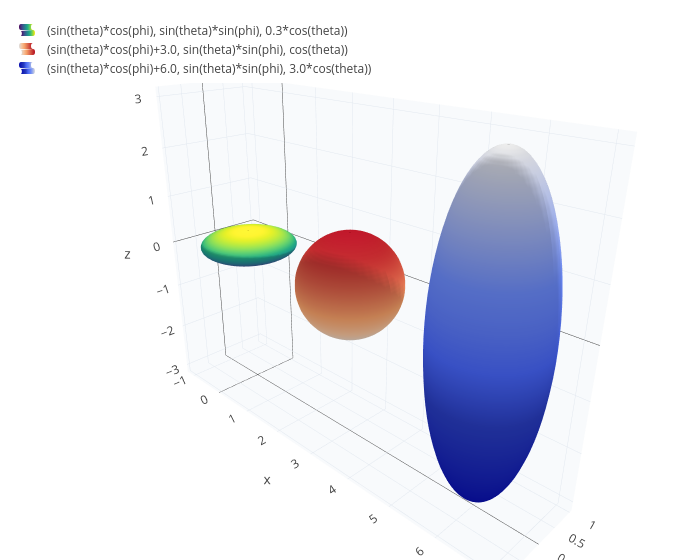

Here is the notebook cell this chart was saved with:
### Code cell
flat = surface(sin(theta)*cos(phi), sin(theta)*sin(phi), 0.3*cos(theta), theta, 0, pi, phi, 0, 2*pi);
round = surface(sin(theta)*cos(phi) + 3, sin(theta)*sin(phi), cos(theta), theta, 0, pi, phi, 0, 2*pi);
long = surface(sin(theta)*cos(phi) + 6, sin(theta)*sin(phi), 3*cos(theta), theta, 0, pi, phi, 0, 2*pi);
show(flat, round, long)

### Figure 1 — Plotly figure (JSON) as saved in the notebook; plotly's stock layout.template omitted (floating-point values rounded to 4 significant figures; data arrays with more than 128 entries replaced by an {"elided": "..."} marker saying what was removed)
{"data": [{"colorscale": "Viridis", "name": "(sin(theta)*cos(phi), sin(theta)*sin(phi), 0.3*cos(theta))", "opacity": 1, "showlegend": true, "showscale": false, "type": "surface", "x": {"elided": "41x41 float values"}, "y": {"elided": "41x41 float values"}, "z": {"elided": "41x41 float values"}}, {"colorscale": "Reds", "name": "(sin(theta)*cos(phi)+3.0, sin(theta)*sin(phi), cos(theta))", "opacity": 1, "showlegend": true, "showscale": false, "type": "surface", "x": {"elided": "41x41 float values"}, "y": {"elided": "41x41 float values"}, "z": {"elided": "41x41 float values"}}, {"colorscale": "Blues", "name": "(sin(theta)*cos(phi)+6.0, sin(theta)*sin(phi), 3.0*cos(theta))", "opacity": 1, "showlegend": true, "showscale": false, "type": "surface", "x": {"elided": "41x41 float values"}, "y": {"elided": "41x41 float values"}, "z": {"elided": "41x41 float values"}}], "layout": {"height": 560, "legend": {"x": 0.01, "y": 0.99}, "margin": {"b": 0, "l": 0, "r": 0, "t": 10}, "scene": {"aspectmode": "data", "camera": {"eye": {"x": 1.6, "y": -1.6, "z": 1.0}}, "xaxis": {"backgroundcolor": "#f8fafc", "gridcolor": "#e2e8f0", "showbackground": true, "title": {"text": "x"}}, "yaxis": {"backgroundcolor": "#f8fafc", "gridcolor": "#e2e8f0", "showbackground": true, "title": {"text": "y"}}, "zaxis": {"backgroundcolor": "#f8fafc", "gridcolor": "#e2e8f0", "showbackground": true, "title": {"text": "z"}}}, "showlegend": true, "title": {"text": ""}, "width": 700}}
